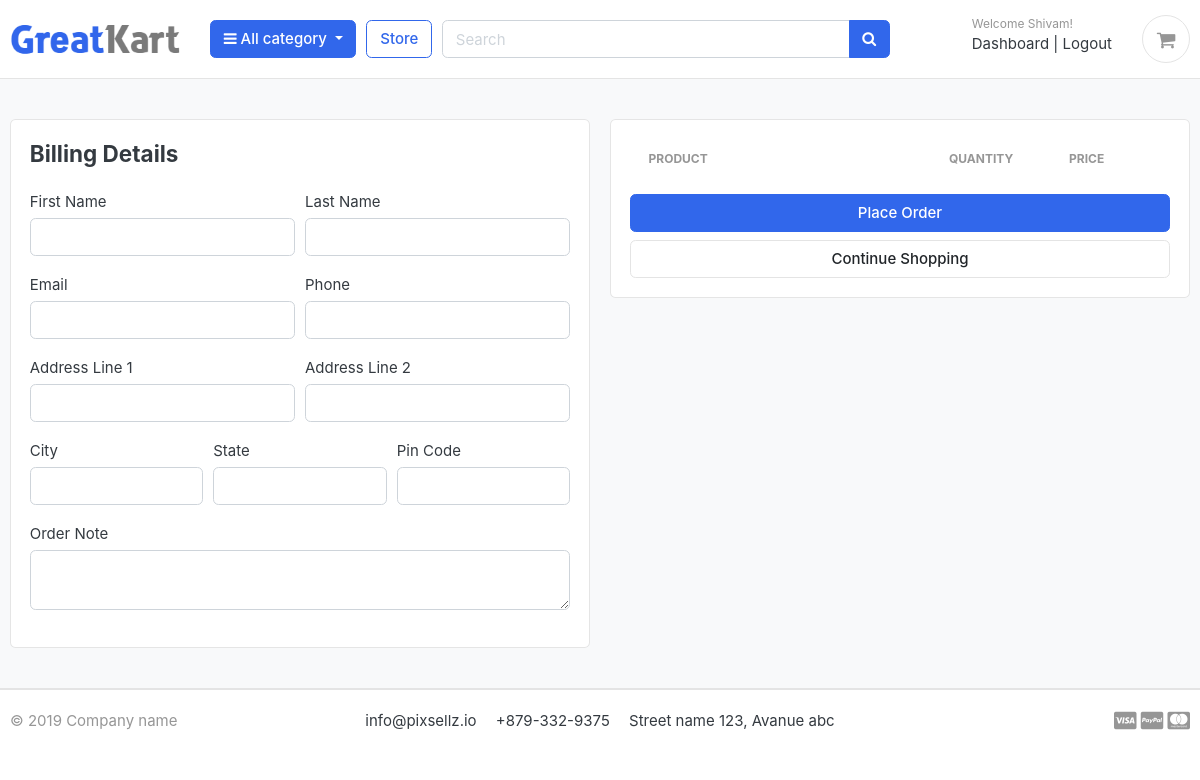
The page /cart/checkout/ (signed in) on the database as committed earlier.
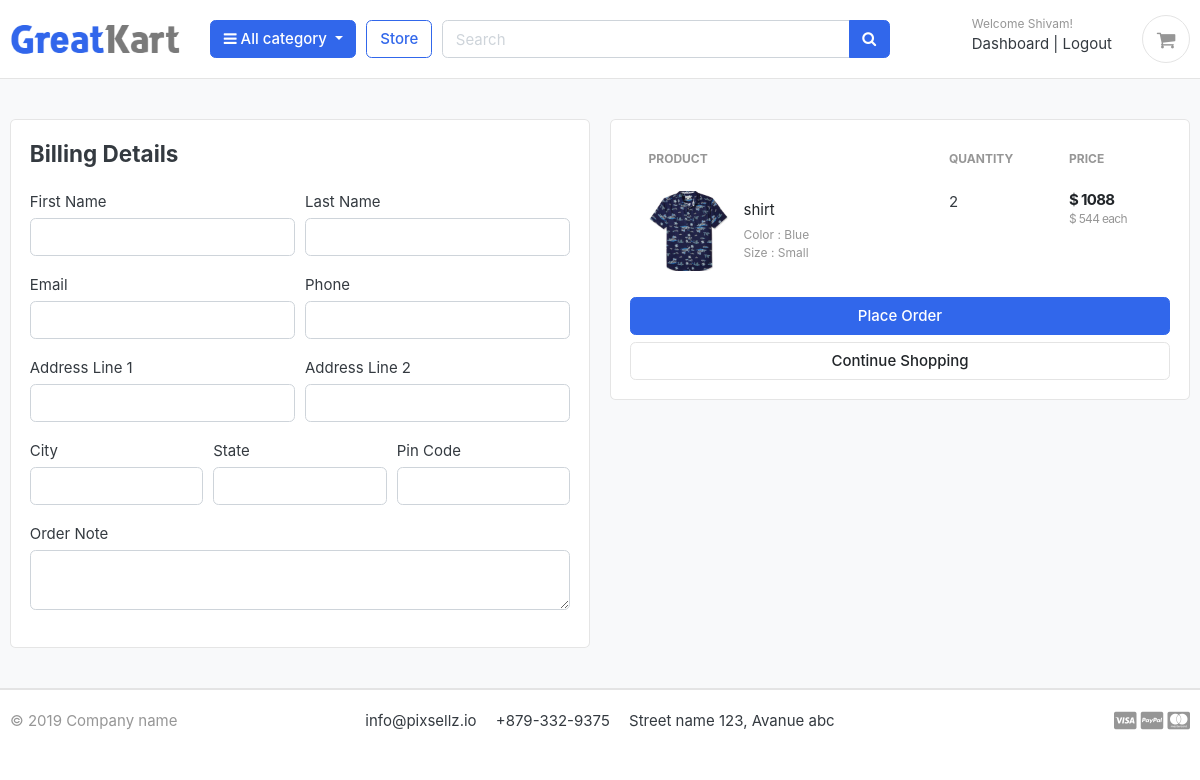
The same page on the database as committed later.
### cart/models.py (models this page shows, shortened)
class CartItem(models.Model):
    user = models.ForeignKey(Account, on_delete=models.CASCADE, null=True)
    product = models.ForeignKey(Products, on_delete=models.CASCADE, null=True)
    variations = models.ManyToManyField(Variation, blank=True)
    cart = models.ForeignKey(Cart, on_delete=models.CASCADE, null=True)
    quantity = models.IntegerField()
    is_active = models.BooleanField(default=True)
    def sub_total(self):
        return self.product.price * self.quantity

### store/models.py (models this page shows, shortened)
class Products(models.Model):
    product_name = models.CharField(max_length=200, unique=True)
    slug = models.SlugField(max_length=200, unique=True)
    category = models.ForeignKey(Category, on_delete=models.CASCADE)
    description = models.TextField(blank=True)
    price = models.IntegerField()
    image = models.ImageField(upload_to='product/images/',null=True)
    is_available = models.BooleanField(default=True)
    stock = models.IntegerField()
    created_date = models.DateTimeField(auto_now_add=True)
    modified_date = models.DateTimeField(auto_now_add=True)
    def get_url(self):
        return reverse('product_detail', args=[self.category.slug, self.slug])

class Variation(models.Model):
    VARIATION_CATEGORY = (
        ('color', 'color'),
        ('size', 'size'),
    )
    product = models.ForeignKey(Products, on_delete=models.CASCADE)
    variation_category = models.CharField(max_length=100, choices=VARIATION_CATEGORY)
    variation_value = models.CharField(max_length=100)
    is_active = models.BooleanField(default=True)
    created_date = models.DateTimeField(auto_now_add=True)
    objects = VariationManager()

### cart/views.py (the view)
# urls.py: path('checkout/', views.checkout, name='checkout'),
@login_required(login_url='login')
def checkout(request, total=0, quantity=0, cart_items=None):
    try:
        tax = 0
        grand_total = 0
        if request.user.is_authenticated:
            cart_items = CartItem.objects.filter(user=request.user, is_active=True)
        else:
            cart = Cart.objects.get(cart_id=_cart_id(request))
            cart_items = CartItem.objects.filter(cart=cart, is_active=True)
        for cart_item in cart_items:
            total += (cart_item.product.price * cart_item.quantity)
            quantity = cart_item.quantity
            tax = (2 * total)/100
            grand_total = total + tax
    except ObjectDoesNotExist:
        pass
    context = {
        'cart_items': cart_items,
        'total': total,
        'quantity': quantity,
        'tax': tax,
        'grand_total': grand_total,
    }
    return render(request, 'cart/checkout.html', context=context)

### category/context_processers.py (called while the page is built)
def menu_links(request):
    links = Category.objects.all()
    return dict(links=links)

### category/models.py (called while the page is built)
    def get_url(self):
        return reverse('products_by_category', args=[self.slug])

### templates/cart/checkout.html (shortened to what the changed rows need)
{% extends 'base.html' %}
{% load static %}
{% block content %}
<section class="section-content padding-y bg">
    <div class="container">
        <div class="row">
            <aside class="col-lg-6">
                <div class="card">
                    <div class="card-body">
                        <table class="table table-borderless table-shopping-cart">
                            <thead class="text-muted">
                                <tr class="small text-uppercase">
                                    <th scope="col">Product</th>
                                    <th scope="col" width="120">Quantity</th>
                                    <th scope="col" width="120">Price</th>
                                </tr>
                            </thead>
                            <tbody>
                                {% for cart_item in cart_items %}
                                <tr>
                                    <td>
                                        <figure class="itemside align-items-center">
                                            <div class="aside"><img src="{{ cart_item.product.image.url }}"
                                                    class="img-sm"></div>
                                            <figcaption class="info">
                                                <a href="{{ cart_item.product.get_url }}"
                                                    class="title text-dark">{{ cart_item.product.product_name }}</a>
                                                <p class="text-muted small">
                                                    {% if cart_item.variations.all %}
                                                    {% for item in cart_item.variations.all %}
                                                    {{ item.variation_category | capfirst }} :
                                                    {{ item.variation_value | capfirst }} <br>
                                                    {% endfor %}
                                                    {% endif %}
                                                </p>
                                            </figcaption>
                                        </figure>
                                    </td>
                                    <td>
                                        <label for="">{{cart_item.quantity}}</label>
                                    </td>
                                    <td>
                                        <div class="price-wrap">
                                            <var class="price">$ {{ cart_item.sub_total }}</var>
                                            <small class="text-muted"> $ {{ cart_item.product.price }} each </small>
                                        </div>
                                    </td>
                                </tr>
                                {% endfor %}
                            </tbody>
                        </table>
                    </div>
                </div>
            </aside>
        </div>
    </div>
</section>
{% endblock content %}

Rows that differ between the two databases and show on the page:
added CartItem: product.image (picture), product.product_name "shirt", quantity "2", sub_total "1088", product.price "544"
now on this page (row unchanged): Variation: variation_category "Color", variation_value "Blue"
now on this page (row unchanged): Variation: variation_category "Size", variation_value "Small"
